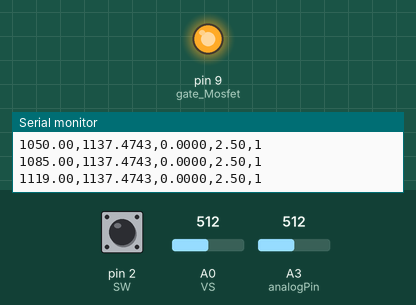
Bench run of a sketch on a simulated Arduino Uno, built with avr-gcc and run on an emulated ATmega328P. On the bench: output pins drawn as LEDs (lit = HIGH), the last lines printed to the serial monitor. The inputs (shaded band) are chosen by the test bench; at power-on: A0 (VS) = 512, A3 (analogPin) = 512, pin 2 (SW) HIGH.

Above: at 1.2 s.
1.3 s: A0 (VS) set to 504
4.3 s: A0 (VS) set to 443
5.8 s: A0 (VS) set to 421
At 6.5 s:
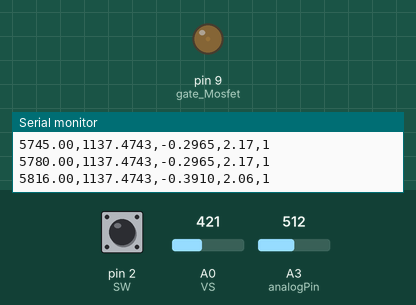
7.3 s: A0 (VS) set to 511
At 8.1 s:
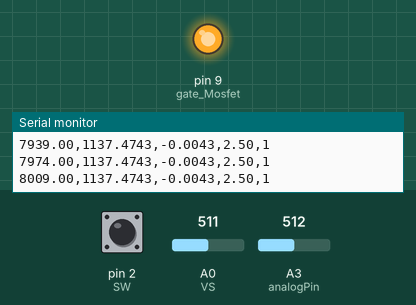
8.8 s: A3 (analogPin) set to 497
Timing chart, 0 to 11.8 s (numbered marks = the images above; inputs shaded):
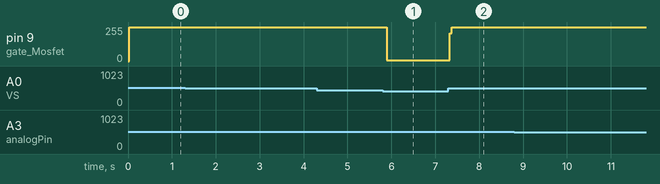

Measured:
- the behaviour switches between 430 and 429 on A0 (VS) (found by bisection; images 0 and 1)
- after the input at 5.8 s, pin 9 (gate_Mosfet): 255/255 → 7/255 after 0.09 s
- after the input at 7.3 s, pin 9 (gate_Mosfet): 7/255 → 255/255 at once

The sketch:

transformacion_no-stop_optimizada.ino
```cpp
// Variables & Definitions
#define VS A0             // Voltage Source.
#define analogPin A3      // Potentiometer wiper (middle terminal) connected to analog pin 3.
#define SW 2              // Switch pin.
#define R1 2.2            // Resistor 2.2Ohms

bool chkVoltage = true;   // For checking source voltage.
float thisTime = 0;       // Current program timing.

// Electrincal values.
int val = 0;              // Variable to store read value.
int gate_Mosfet = 9;
float current = 0;
float vout = 0;
float vestoma = 0;
float VBOOST = 0;
float resistance = 1.0;

void setup() {
  Serial.begin(9600);         // Configure Baud Rate.

  pinMode(VS,        INPUT);
  pinMode(analogPin, INPUT);
  pinMode(SW,        INPUT);

  pinMode(gate_Mosfet, OUTPUT);

  digitalWrite(gate_Mosfet, LOW);

  Serial.println("CONFIG SUCCESSFUL");
  Serial.println("INICIA PRUEBA");
  Serial.println("Tiempo / Corriente / Voltaje / Resistencia / Switch");

}

void loop() {
  val = analogRead(VS);         // Read voltage source.
  VBOOST = 5.0 * (val / 1023.0); // Measure boost voltage.
  chkVoltage = VBOOST > 2.1;

  digitalWrite(gate_Mosfet, HIGH);

  while (chkVoltage) {
    val = analogRead(VS);         // Read voltage source.
    VBOOST = 5.0 * (val / 1023.0); // Measure boost voltage.
    chkVoltage = VBOOST > 2.1;

    //1. Register time.
    Serial.print(thisTime);
    Serial.print(",");

    //2. Current.
    val = analogRead(analogPin);
    vout = 5.0 * (val / 1023.0);
    current = vout / R1;
    Serial.print(current * 1000, 4);
    Serial.print(",");

    vestoma = VBOOST - vout;

    //3. Resistance.
    resistance = vestoma / current;
    Serial.print(resistance, 4);
    Serial.print(",");

    //4. Voltage.
    Serial.print(VBOOST); // Voltage source.
    Serial.print(",");

    //5. Switch.
    int expand = digitalRead(SW); // Read switch.
    Serial.println(expand);

    thisTime = millis();    // Register time end of loop.
  }
  digitalWrite(gate_Mosfet, LOW);
}
```
